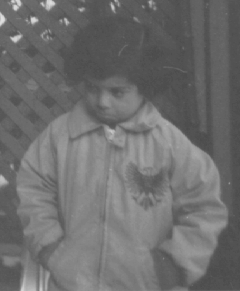
%> input picture DigitalImage/image/pout.bmp, 240 x 291 px
$ octave lab4_4.m   (GNU Octave 9; MATLAB toolbox functions it lacks are replaced by stand-ins)
%> lines starting %> are read from the running program, lines starting %| are printed output that depends on the picture
% 设计频域平滑滤波器
img_1 = imread('./image/pout.bmp');
%> img_1 is the input picture: size 291x240 uint8; min 74, max 224, mean 110.3
img_2 = imread('./image/Girl.bmp');
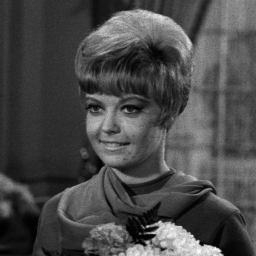
%> input picture DigitalImage/image/Girl.bmp, 256 x 256 px
%> img_2 is the input picture: size 256x256 uint8; min 0, max 254, mean 73.6
D0 = 15;
n = 3;
ILPF_img = ILPF(img_1,D0);
%> in ILPF, `output = abs(ifft2(ifftshift(shiftF)));`:
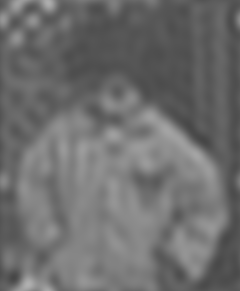
%> output: size 291x240 double; min 70.49, max 176.6, mean 110.3
BLPF_img = BLPF(img_1,D0,n);
ELPF_img = ELPF(img_1,D0);

ILPF_img_2 = ILPF(img_2,D0);
%> call 2 of ILPF, with D0 = 15
%> in ILPF (call 2), `output = abs(ifft2(ifftshift(shiftF)));`:
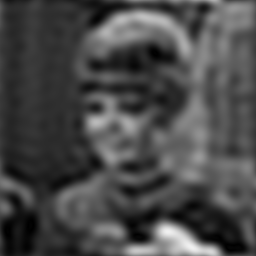
%> output: size 256x256 double; min 0.119, max 240.6, mean 73.7
BLPF_img_2 = BLPF(img_2,D0,n);
ELPF_img_2 = ELPF(img_2,D0);
% ILPF平滑作用，去除小噪声，高频分量中含大量边缘信息，发生边缘模糊
% BLPF 振铃不明显，因为滤波高低频平滑过渡 ELPF无振铃
figure();
subplot(2,4,1); imshow(img_1); title('pout原图');
subplot(2,4,2); imshow(ILPF_img,[]); title('pout理想低通滤波');
subplot(2,4,3); imshow(BLPF_img,[]); title('pout巴特沃斯低通滤波');
subplot(2,4,4); imshow(ELPF_img,[]); title('pout高斯低通滤波');

subplot(2,4,5); imshow(img_2); title('Girl原图');
subplot(2,4,6); imshow(ILPF_img_2,[]); title('Girl理想低通滤波');
subplot(2,4,7); imshow(BLPF_img_2,[]); title('Girl巴特沃斯低通滤波');
subplot(2,4,8); imshow(ELPF_img_2,[]); title('Girl高斯低通滤波');

% 应该高斯去噪最好，高斯噪声全频段分布，椒盐0或255，
figure();
img_sp_2 = imnoise(img_2, "salt & pepper", 0.03);
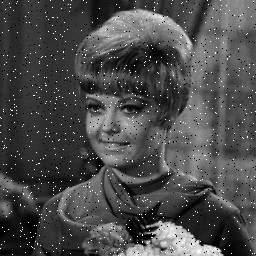
%> img_sp_2: size 256x256 uint8; min 0, max 255, mean 75.2
img_gs_2 = imnoise(img_2,"gaussian");
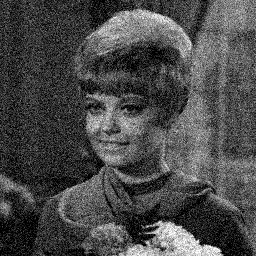
%> img_gs_2: size 256x256 uint8; min 0, max 255, mean 74
subplot(2,5,[1,6]);imshow(img_2);title('girl原图');
subplot(2,5,2); imshow(img_sp_2); title('girl椒盐噪声');
subplot(2,5,3); imshow(ILPF(img_sp_2,D0),[]); title('girl椒盐噪声理想低通滤波');
subplot(2,5,4); imshow(BLPF(img_sp_2,D0,n),[]); title('girl椒盐噪声巴特沃斯低通滤波');
subplot(2,5,5); imshow(ELPF(img_sp_2,D0),[]); title('girl椒盐噪声高斯低通滤波');
%> call 3 of ELPF, with D0 = 15
%> in ELPF (call 3), `output = abs(ifft2(ifftshift(shiftF)));`:
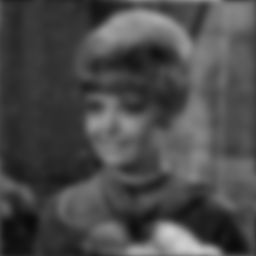
%> output: size 256x256 double; min 10.24, max 205.8, mean 74.5
subplot(2,5,7); imshow(img_gs_2); title('girl高斯噪声');
subplot(2,5,8); imshow(ILPF(img_gs_2,D0),[]); title('girl高斯噪声理想低通滤波');
subplot(2,5,9); imshow(BLPF(img_gs_2,D0,n),[]); title('girl高斯噪声巴特沃斯低通滤波');
subplot(2,5,10); imshow(ELPF(img_gs_2,D0),[]); title('girl高斯噪声高斯低通滤波');

% 理想低通滤波器
function [output] = ILPF(img, D0)
    shiftF = fftshift(fft2(img));
    [r,l] = size(img);
    % 中心点
    r_mid = round(r/2);
    l_mid = round(l/2);
    % output = zeros(r,l);
    % 计算距离
    for i = 1 : r
        for j = 1 : l
            d = sqrt((i-r_mid)^2 + (j-l_mid)^2);
            h = 0;
            if d <= D0
                h = 1;
            end
            shiftF(i,j) = shiftF(i,j) * h;
        end
    end
    output = abs(ifft2(ifftshift(shiftF)));
end

function [output] = BLPF(img, D0, n)
    shiftF = fftshift(fft2(img));
    [r,l] = size(img);
    % 中心点
    r_mid = round(r/2);
    l_mid = round(l/2);
    % 计算距离
    for i = 1 : r
        for j = 1 : l
            d = sqrt((i-r_mid)^2 + (j-l_mid)^2);
            h = 1 / (1 + (d/D0)^(2*n));
            shiftF(i,j) = shiftF(i,j) * h;
        end
    end
    output = abs(ifft2(ifftshift(shiftF)));
end
% 高斯
function [output] = ELPF(img, D0)
    shiftF = fftshift(fft2(img));
    [r,l] = size(img);
    % 中心点
    r_mid = round(r/2);
    l_mid = round(l/2);
    % 计算距离
    for i = 1 : r
        for j = 1 : l
            d = sqrt((i-r_mid)^2 + (j-l_mid)^2);
            h = exp(-(d^2/D0^2));
            shiftF(i,j) = shiftF(i,j) * h;
        end
    end
    output = abs(ifft2(ifftshift(shiftF)));
end
